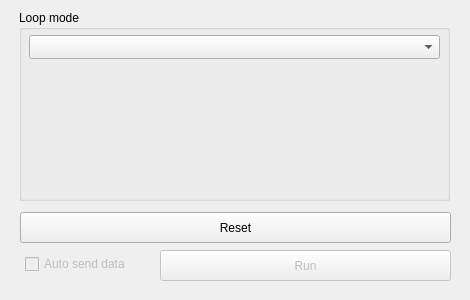
<?xml version="1.0" encoding="UTF-8"?>
<ui version="4.0">
 <class>Form</class>
 <widget class="QWidget" name="Form">
  <property name="geometry">
   <rect>
    <x>0</x>
    <y>0</y>
    <width>470</width>
    <height>300</height>
   </rect>
  </property>
  <property name="windowTitle">
   <string>Form</string>
  </property>
  <widget class="QGroupBox" name="groupBox">
   <property name="geometry">
    <rect><x>19</x><y>10</y><width>431</width><height>191</height></rect>
   </property>
   <property name="title">
    <string>Loop mode</string>
   </property>
   <widget class="QComboBox" name="comboBox_mode">
    <property name="geometry">
     <rect><x>10</x><y>25</y><width>411</width><height>24</height></rect>
    </property>
   </widget>
   <widget class="QLabel" name="label_mode_description">
    <property name="geometry">
     <rect><x>12</x><y>55</y><width>407</width><height>125</height></rect>
    </property>
    <property name="text">
     <string/>
    </property>
    <property name="alignment">
     <set>Qt::AlignLeading|Qt::AlignLeft|Qt::AlignTop</set>
    </property>
    <property name="wordWrap">
     <bool>true</bool>
    </property>
   </widget>
  </widget>
  <widget class="QPushButton" name="pushButton">
   <property name="geometry">
    <rect>
     <x>20</x>
     <y>212</y>
     <width>431</width>
     <height>31</height>
    </rect>
   </property>
   <property name="text">
    <string>Reset</string>
   </property>
  </widget>
  <widget class="QCheckBox" name="checkBox_send">
   <property name="enabled">
    <bool>false</bool>
   </property>
   <property name="geometry">
    <rect>
     <x>25</x>
     <y>256</y>
     <width>131</width>
     <height>16</height>
    </rect>
   </property>
   <property name="text">
    <string>Auto send data</string>
   </property>
  </widget>
  <widget class="QPushButton" name="pushButton_send">
   <property name="enabled">
    <bool>false</bool>
   </property>
   <property name="geometry">
    <rect>
     <x>160</x>
     <y>250</y>
     <width>291</width>
     <height>31</height>
    </rect>
   </property>
   <property name="text">
    <string>Run</string>
   </property>
  </widget>
 </widget>
 <resources/>
 <connections/>
</ui>
